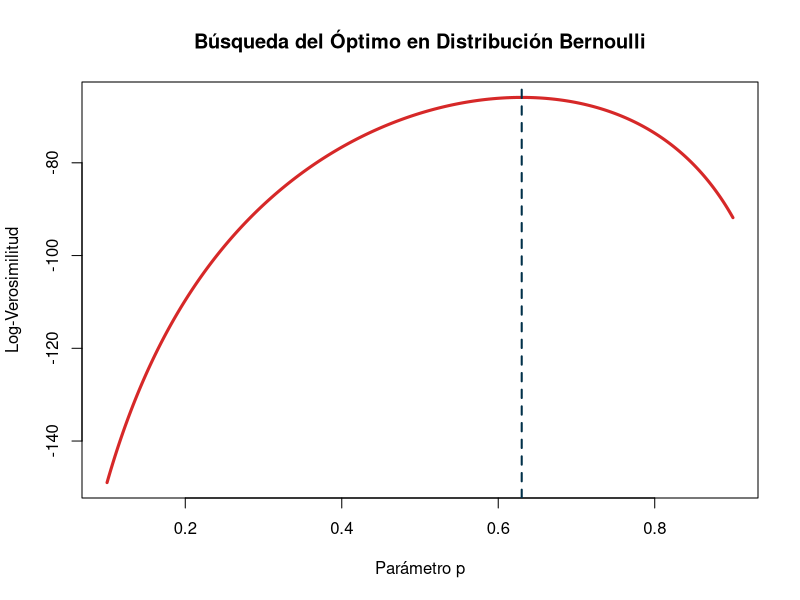
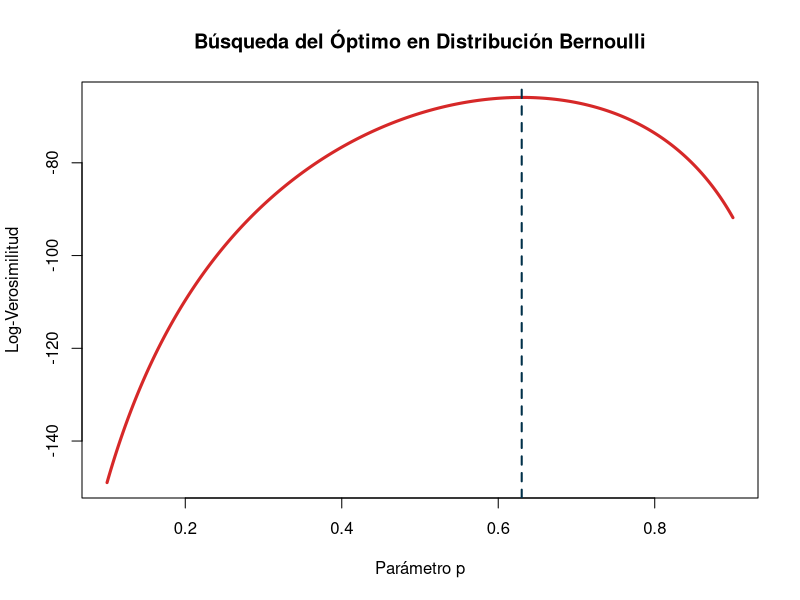

These figures' R source, in order:
## ---- chunk 1
# Configuración inicial de reproducibilidad
set.seed(123)
n <- 100
p_verdadero <- 0.65

# Generación de la muestra
datos <- rbinom(n, size = 1, prob = p_verdadero)
exitos <- sum(datos)

# Definición matemática de la función log-verosimilitud
log_lik_bernoulli <- function(p) {
  exitos * log(p) + (n - exitos) * log(1 - p)
}

# Evaluación gráfica sobre un intervalo continuo
p_grid <- seq(0.1, 0.9, length.out = 500)
valores_ll <- log_lik_bernoulli(p_grid)

# Gráfico
plot(p_grid, valores_ll, type = "l", col = "#d62828", lwd = 3,
     xlab = "Parámetro p", ylab = "Log-Verosimilitud",
     main = "Búsqueda del Óptimo en Distribución Bernoulli")
abline(v = exitos/n, col = "#003049", lty = 2, lwd = 2)
## ---- chunk 2
# Configuración inicial de reproducibilidad
set.seed(123)
n <- 100
p_verdadero <- 0.65

# Generación de la muestra
datos <- rbinom(n, size = 1, prob = p_verdadero)
exitos <- sum(datos)

# Definición matemática de la función log-verosimilitud
log_lik_bernoulli <- function(p) {
  exitos * log(p) + (n - exitos) * log(1 - p)
}

# Evaluación gráfica sobre un intervalo continuo
p_grid <- seq(0.1, 0.9, length.out = 500)
valores_ll <- log_lik_bernoulli(p_grid)

# Gráfico
plot(p_grid, valores_ll, type = "l", col = "#d62828", lwd = 3,
     xlab = "Parámetro p", ylab = "Log-Verosimilitud",
     main = "Búsqueda del Óptimo en Distribución Bernoulli")
abline(v = exitos/n, col = "#003049", lty = 2, lwd = 2)
